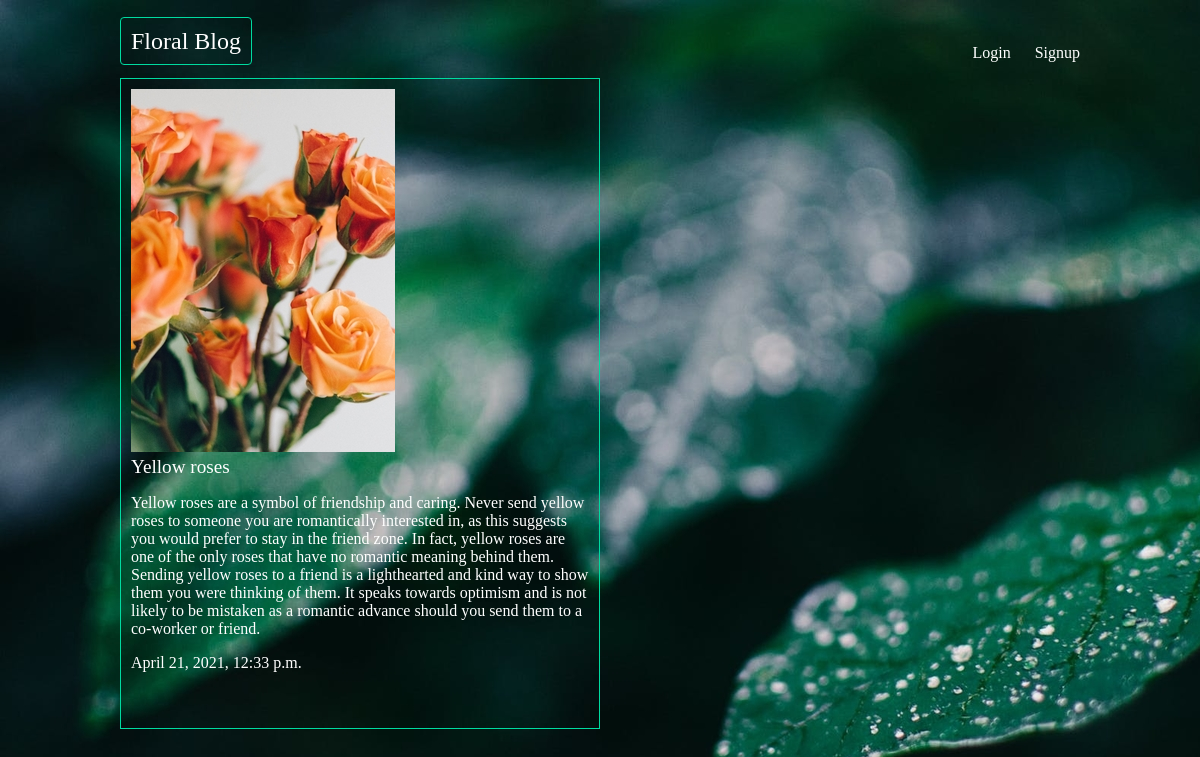
Page /articles/yellow-roses/ on the committed database.
### articles/models.py (models this page shows, shortened)
class Article(models.Model):
    title = models.CharField(max_length=100)
    slug = models.SlugField()
    body = models.TextField()
    date = models.DateTimeField(auto_now_add=True)
    thumb = models.ImageField(default='default.jpg', blank=True)
    author = models.ForeignKey(User, default=None, on_delete=models.CASCADE)

### articles/views.py (the view)
# urls.py: url(r'^(?P<slug>[\w-]+)/$', views.article_detail, name='detail'),
def article_detail(request, slug):
    article = Article.objects.get(slug=slug)
    return render(request, 'articles/article_detail.html', {'article': article})

### articles/templates/articles/article_detail.html
{% extends 'base_layout.html' %}
{% block content %}
    <div class="article_detail">
        <div class="article">
            <img src="{{ article.thumb.url }}"/>
            <h2>{{ article.title }}</h2>
            <p>{{ article.body }}</p>
            <p>{{ article.date }}</p>
        </div>
    </div>
{% endblock %}

### assets/styles.css (style rules this page uses)
body { background-color: #004055; background-image: url("woods2.jpg"); background-repeat-y: no-repeat; color: #fff; }
body * { font-family: Ubuntu; }
h1, h2, h3, h4, h5 { font-weight: normal; margin: 0; }
.article { padding: 10px; border: 1px solid #00dba0; position: relative; padding-bottom: 40px; }
.article h2 { font-size: 1.2em; }

### rows in the picture
Article: thumb (picture), title "Yellow roses", body "Yellow roses are a symbol of friendship and caring. Never send yellow roses to someone you are romantically interested in, as this suggests you would prefer to stay in the friend zone. In fact, yellow roses are one of the only roses that have no romantic meaning behind them. Sending yellow roses to a friend is a lighthearted and kind way to show them you were thinking of them. It speaks towards optimism and is not likely to be mistaken as a romantic advance should you send them to a co-worker or friend.", date "April 21, 2021, 12:33 p.m."
